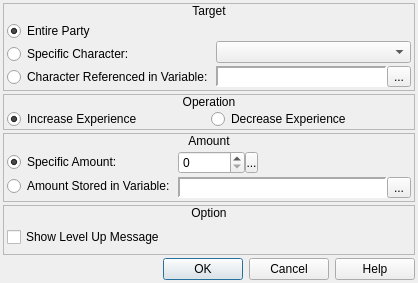
<?xml version="1.0" encoding="UTF-8"?>
<ui version="4.0">
 <class>ConfigureEvent_ChangeExperiencePoints</class>
 <widget class="QDialog" name="ConfigureEvent_ChangeExperiencePoints">
  <property name="geometry">
   <rect>
    <x>0</x>
    <y>0</y>
    <width>418</width>
    <height>283</height>
   </rect>
  </property>
  <property name="windowTitle">
   <string>Change Experience Points</string>
  </property>
  <property name="windowIcon">
   <iconset resource="gui_icons.qrc">
    <normaloff>:/icons/openrpgmaker.png</normaloff>:/icons/openrpgmaker.png</iconset>
  </property>
  <property name="styleSheet">
   <string notr="true">.QFrame
{
	border-width: 1px;
	border-style: solid;
	border-color: palette(window-text);
}

.QFrame&gt;QLabel
{
	border-width: 0px;
	background-color: palette(window-text);
	color: palette(window);
	font-weight: bold;
}

.QFrame&gt;QCheckBox
{
	background-color: palette(window-text);
	border-width: 0px;
	border-style: none;
	color: palette(window);
	spacing: 3px;
	font-weight: bold;
	padding: 0px 0px 0px 3px;
}

.QFrame&gt;QCheckBox::indicator
{
	min-width: 8px;
	max-width: 8px;
	min-height: 8px;
	max-height: 8px;
	width: 8px;
	height: 8px;
	border-width: 2px;
	border-radius: 0px;
	border-style: ridge;
	border-color: palette(mid);
}

.QFrame&gt;QCheckBox::indicator:unchecked
{
	background-color: palette(base);
}

.QFrame&gt;QCheckBox::indicator:checked
{
	background-color: palette(window-text);
}

.QFrame&gt;QCheckBox::indicator:hover
{
	border-color: palette(highlight);
}</string>
  </property>
  <layout class="QVBoxLayout" name="verticalLayout_4">
   <property name="spacing">
    <number>3</number>
   </property>
   <property name="margin">
    <number>3</number>
   </property>
   <item>
    <widget class="QFrame" name="frame">
     <property name="sizePolicy">
      <sizepolicy hsizetype="Preferred" vsizetype="Fixed">
       <horstretch>0</horstretch>
       <verstretch>0</verstretch>
      </sizepolicy>
     </property>
     <property name="frameShape">
      <enum>QFrame::StyledPanel</enum>
     </property>
     <property name="frameShadow">
      <enum>QFrame::Raised</enum>
     </property>
     <layout class="QVBoxLayout" name="verticalLayout">
      <property name="spacing">
       <number>0</number>
      </property>
      <property name="margin">
       <number>0</number>
      </property>
      <item>
       <widget class="QLabel" name="label">
        <property name="sizePolicy">
         <sizepolicy hsizetype="Preferred" vsizetype="Fixed">
          <horstretch>0</horstretch>
          <verstretch>0</verstretch>
         </sizepolicy>
        </property>
        <property name="text">
         <string>Target</string>
        </property>
        <property name="alignment">
         <set>Qt::AlignCenter</set>
        </property>
       </widget>
      </item>
      <item>
       <widget class="QWidget" name="widget" native="true">
        <layout class="QHBoxLayout" name="horizontalLayout">
         <property name="spacing">
          <number>3</number>
         </property>
         <property name="margin">
          <number>3</number>
         </property>
         <item>
          <widget class="QWidget" name="widget_11" native="true">
           <layout class="QVBoxLayout" name="verticalLayout_2">
            <property name="spacing">
             <number>3</number>
            </property>
            <property name="margin">
             <number>0</number>
            </property>
            <item>
             <widget class="QRadioButton" name="rbEntireParty">
              <property name="text">
               <string>Entire Party</string>
              </property>
              <property name="checked">
               <bool>true</bool>
              </property>
             </widget>
            </item>
            <item>
             <widget class="QRadioButton" name="rbSpecificCharacter">
              <property name="text">
               <string>Specific Character:</string>
              </property>
             </widget>
            </item>
            <item>
             <widget class="QRadioButton" name="rbReferencedCharacter">
              <property name="text">
               <string>Character Referenced in Variable:</string>
              </property>
             </widget>
            </item>
           </layout>
          </widget>
         </item>
         <item>
          <widget class="QWidget" name="widget_2" native="true">
           <layout class="QVBoxLayout" name="verticalLayout_3">
            <property name="spacing">
             <number>3</number>
            </property>
            <property name="margin">
             <number>0</number>
            </property>
            <item>
             <widget class="QWidget" name="widget_3" native="true"/>
            </item>
            <item>
             <widget class="QComboBox" name="cboxCharacters"/>
            </item>
            <item>
             <widget class="QWidget" name="wCharacterVariable" native="true">
              <layout class="QHBoxLayout" name="horizontalLayout_36">
               <property name="spacing">
                <number>0</number>
               </property>
               <property name="margin">
                <number>0</number>
               </property>
               <item>
                <widget class="QLabel" name="lblCharacterVariable">
                 <property name="sizePolicy">
                  <sizepolicy hsizetype="Preferred" vsizetype="Preferred">
                   <horstretch>0</horstretch>
                   <verstretch>0</verstretch>
                  </sizepolicy>
                 </property>
                 <property name="minimumSize">
                  <size>
                   <width>150</width>
                   <height>0</height>
                  </size>
                 </property>
                 <property name="font">
                  <font>
                   <family>Monospace</family>
                  </font>
                 </property>
                 <property name="styleSheet">
                  <string notr="true">background-color: palette(base);</string>
                 </property>
                 <property name="frameShape">
                  <enum>QFrame::Panel</enum>
                 </property>
                 <property name="frameShadow">
                  <enum>QFrame::Sunken</enum>
                 </property>
                 <property name="lineWidth">
                  <number>2</number>
                 </property>
                 <property name="text">
                  <string/>
                 </property>
                </widget>
               </item>
               <item>
                <widget class="QToolButton" name="bBrowseCharacterVariables">
                 <property name="text">
                  <string>...</string>
                 </property>
                 <property name="icon">
                  <iconset resource="gui_icons.qrc">
                   <normaloff>:/icons/fileopen.png</normaloff>:/icons/fileopen.png</iconset>
                 </property>
                </widget>
               </item>
              </layout>
             </widget>
            </item>
           </layout>
          </widget>
         </item>
        </layout>
       </widget>
      </item>
     </layout>
    </widget>
   </item>
   <item>
    <widget class="QFrame" name="frame_3">
     <property name="sizePolicy">
      <sizepolicy hsizetype="Preferred" vsizetype="Fixed">
       <horstretch>0</horstretch>
       <verstretch>0</verstretch>
      </sizepolicy>
     </property>
     <property name="frameShape">
      <enum>QFrame::StyledPanel</enum>
     </property>
     <property name="frameShadow">
      <enum>QFrame::Raised</enum>
     </property>
     <layout class="QVBoxLayout" name="verticalLayout_8">
      <property name="spacing">
       <number>0</number>
      </property>
      <property name="margin">
       <number>0</number>
      </property>
      <item>
       <widget class="QLabel" name="label_3">
        <property name="sizePolicy">
         <sizepolicy hsizetype="Preferred" vsizetype="Fixed">
          <horstretch>0</horstretch>
          <verstretch>0</verstretch>
         </sizepolicy>
        </property>
        <property name="text">
         <string>Operation</string>
        </property>
        <property name="alignment">
         <set>Qt::AlignCenter</set>
        </property>
       </widget>
      </item>
      <item>
       <widget class="QWidget" name="widget_4" native="true">
        <layout class="QHBoxLayout" name="horizontalLayout_2">
         <property name="spacing">
          <number>3</number>
         </property>
         <property name="leftMargin">
          <number>3</number>
         </property>
         <property name="topMargin">
          <number>0</number>
         </property>
         <property name="rightMargin">
          <number>3</number>
         </property>
         <property name="bottomMargin">
          <number>0</number>
         </property>
         <item>
          <widget class="QRadioButton" name="rbIncreaseExperience">
           <property name="text">
            <string>Increase Experience</string>
           </property>
           <property name="checked">
            <bool>true</bool>
           </property>
          </widget>
         </item>
         <item>
          <widget class="QRadioButton" name="rbDecreaseExperience">
           <property name="text">
            <string>Decrease Experience</string>
           </property>
          </widget>
         </item>
        </layout>
       </widget>
      </item>
     </layout>
    </widget>
   </item>
   <item>
    <widget class="QFrame" name="frame_5">
     <property name="sizePolicy">
      <sizepolicy hsizetype="Preferred" vsizetype="Fixed">
       <horstretch>0</horstretch>
       <verstretch>0</verstretch>
      </sizepolicy>
     </property>
     <property name="frameShape">
      <enum>QFrame::StyledPanel</enum>
     </property>
     <property name="frameShadow">
      <enum>QFrame::Raised</enum>
     </property>
     <layout class="QVBoxLayout" name="verticalLayout_9">
      <property name="spacing">
       <number>0</number>
      </property>
      <property name="margin">
       <number>0</number>
      </property>
      <item>
       <widget class="QLabel" name="label_4">
        <property name="sizePolicy">
         <sizepolicy hsizetype="Preferred" vsizetype="Fixed">
          <horstretch>0</horstretch>
          <verstretch>0</verstretch>
         </sizepolicy>
        </property>
        <property name="text">
         <string>Amount</string>
        </property>
        <property name="alignment">
         <set>Qt::AlignCenter</set>
        </property>
       </widget>
      </item>
      <item>
       <widget class="QWidget" name="widget_5" native="true">
        <layout class="QHBoxLayout" name="horizontalLayout_5">
         <property name="spacing">
          <number>3</number>
         </property>
         <property name="margin">
          <number>3</number>
         </property>
         <item>
          <widget class="QWidget" name="widget_7" native="true">
           <property name="sizePolicy">
            <sizepolicy hsizetype="Fixed" vsizetype="Preferred">
             <horstretch>0</horstretch>
             <verstretch>0</verstretch>
            </sizepolicy>
           </property>
           <layout class="QVBoxLayout" name="verticalLayout_11">
            <property name="spacing">
             <number>3</number>
            </property>
            <property name="margin">
             <number>0</number>
            </property>
            <item>
             <widget class="QRadioButton" name="rbSpecificAmount">
              <property name="sizePolicy">
               <sizepolicy hsizetype="Fixed" vsizetype="Fixed">
                <horstretch>0</horstretch>
                <verstretch>0</verstretch>
               </sizepolicy>
              </property>
              <property name="text">
               <string>Specific Amount:</string>
              </property>
              <property name="checked">
               <bool>true</bool>
              </property>
             </widget>
            </item>
            <item>
             <widget class="QRadioButton" name="rbStoredAmount">
              <property name="sizePolicy">
               <sizepolicy hsizetype="Fixed" vsizetype="Fixed">
                <horstretch>0</horstretch>
                <verstretch>0</verstretch>
               </sizepolicy>
              </property>
              <property name="text">
               <string>Amount Stored in Variable:</string>
              </property>
             </widget>
            </item>
           </layout>
          </widget>
         </item>
         <item>
          <widget class="QWidget" name="widget_12" native="true">
           <layout class="QVBoxLayout" name="verticalLayout_10">
            <property name="spacing">
             <number>3</number>
            </property>
            <property name="margin">
             <number>0</number>
            </property>
            <item>
             <widget class="QWidget" name="wAmount" native="true">
              <property name="sizePolicy">
               <sizepolicy hsizetype="Fixed" vsizetype="Fixed">
                <horstretch>0</horstretch>
                <verstretch>0</verstretch>
               </sizepolicy>
              </property>
              <layout class="QHBoxLayout" name="horizontalLayout_6">
               <property name="spacing">
                <number>0</number>
               </property>
               <property name="margin">
                <number>0</number>
               </property>
               <item>
                <widget class="QSpinBox" name="sbAmount">
                 <property name="sizePolicy">
                  <sizepolicy hsizetype="Preferred" vsizetype="Fixed">
                   <horstretch>0</horstretch>
                   <verstretch>0</verstretch>
                  </sizepolicy>
                 </property>
                 <property name="accelerated">
                  <bool>true</bool>
                 </property>
                 <property name="maximum">
                  <number>9999999</number>
                 </property>
                </widget>
               </item>
               <item>
                <widget class="SpinBoxSideButton" name="bAmountSideButton">
                 <property name="minimumSize">
                  <size>
                   <width>13</width>
                   <height>21</height>
                  </size>
                 </property>
                 <property name="maximumSize">
                  <size>
                   <width>13</width>
                   <height>21</height>
                  </size>
                 </property>
                 <property name="text">
                  <string>...</string>
                 </property>
                 <property name="icon">
                  <iconset resource="gui_icons.qrc">
                   <normaloff>:/icons/spinBoxSideButton.png</normaloff>:/icons/spinBoxSideButton.png</iconset>
                 </property>
                 <property name="iconSize">
                  <size>
                   <width>8</width>
                   <height>16</height>
                  </size>
                 </property>
                </widget>
               </item>
              </layout>
             </widget>
            </item>
            <item>
             <widget class="QWidget" name="wAmountVariable" native="true">
              <property name="sizePolicy">
               <sizepolicy hsizetype="Preferred" vsizetype="Fixed">
                <horstretch>0</horstretch>
                <verstretch>0</verstretch>
               </sizepolicy>
              </property>
              <layout class="QHBoxLayout" name="horizontalLayout_37">
               <property name="spacing">
                <number>0</number>
               </property>
               <property name="margin">
                <number>0</number>
               </property>
               <item>
                <widget class="QLabel" name="lblAmountVariable">
                 <property name="sizePolicy">
                  <sizepolicy hsizetype="Preferred" vsizetype="Preferred">
                   <horstretch>0</horstretch>
                   <verstretch>0</verstretch>
                  </sizepolicy>
                 </property>
                 <property name="minimumSize">
                  <size>
                   <width>150</width>
                   <height>0</height>
                  </size>
                 </property>
                 <property name="font">
                  <font>
                   <family>Monospace</family>
                  </font>
                 </property>
                 <property name="styleSheet">
                  <string notr="true">background-color: palette(base);</string>
                 </property>
                 <property name="frameShape">
                  <enum>QFrame::Panel</enum>
                 </property>
                 <property name="frameShadow">
                  <enum>QFrame::Sunken</enum>
                 </property>
                 <property name="lineWidth">
                  <number>2</number>
                 </property>
                 <property name="text">
                  <string/>
                 </property>
                </widget>
               </item>
               <item>
                <widget class="QToolButton" name="bBrowseAmountVariables">
                 <property name="text">
                  <string>...</string>
                 </property>
                 <property name="icon">
                  <iconset resource="gui_icons.qrc">
                   <normaloff>:/icons/fileopen.png</normaloff>:/icons/fileopen.png</iconset>
                 </property>
                </widget>
               </item>
              </layout>
             </widget>
            </item>
           </layout>
          </widget>
         </item>
        </layout>
       </widget>
      </item>
     </layout>
    </widget>
   </item>
   <item>
    <widget class="QFrame" name="frmOption">
     <property name="frameShape">
      <enum>QFrame::StyledPanel</enum>
     </property>
     <property name="frameShadow">
      <enum>QFrame::Raised</enum>
     </property>
     <layout class="QVBoxLayout" name="verticalLayout_5">
      <property name="spacing">
       <number>0</number>
      </property>
      <property name="margin">
       <number>0</number>
      </property>
      <item>
       <widget class="QLabel" name="label_2">
        <property name="sizePolicy">
         <sizepolicy hsizetype="Preferred" vsizetype="Fixed">
          <horstretch>0</horstretch>
          <verstretch>0</verstretch>
         </sizepolicy>
        </property>
        <property name="text">
         <string>Option</string>
        </property>
        <property name="alignment">
         <set>Qt::AlignCenter</set>
        </property>
       </widget>
      </item>
      <item>
       <widget class="QWidget" name="widget_6" native="true">
        <layout class="QHBoxLayout" name="horizontalLayout_3">
         <property name="spacing">
          <number>0</number>
         </property>
         <property name="leftMargin">
          <number>3</number>
         </property>
         <property name="topMargin">
          <number>0</number>
         </property>
         <property name="rightMargin">
          <number>3</number>
         </property>
         <property name="bottomMargin">
          <number>0</number>
         </property>
         <item>
          <widget class="QCheckBox" name="cbShowLevelUpMessage">
           <property name="text">
            <string>Show Level Up Message</string>
           </property>
          </widget>
         </item>
        </layout>
       </widget>
      </item>
     </layout>
    </widget>
   </item>
   <item>
    <widget class="QDialogButtonBox" name="buttonBox">
     <property name="orientation">
      <enum>Qt::Horizontal</enum>
     </property>
     <property name="standardButtons">
      <set>QDialogButtonBox::Cancel|QDialogButtonBox::Help|QDialogButtonBox::Ok</set>
     </property>
    </widget>
   </item>
  </layout>
 </widget>
 <customwidgets>
  <customwidget>
   <class>SpinBoxSideButton</class>
   <extends>QToolButton</extends>
   <header>spinboxsidebutton.h</header>
  </customwidget>
 </customwidgets>
 <resources>
  <include location="gui_icons.qrc"/>
 </resources>
 <connections>
  <connection>
   <sender>buttonBox</sender>
   <signal>accepted()</signal>
   <receiver>ConfigureEvent_ChangeExperiencePoints</receiver>
   <slot>accept()</slot>
   <hints>
    <hint type="sourcelabel">
     <x>248</x>
     <y>254</y>
    </hint>
    <hint type="destinationlabel">
     <x>157</x>
     <y>274</y>
    </hint>
   </hints>
  </connection>
  <connection>
   <sender>buttonBox</sender>
   <signal>rejected()</signal>
   <receiver>ConfigureEvent_ChangeExperiencePoints</receiver>
   <slot>reject()</slot>
   <hints>
    <hint type="sourcelabel">
     <x>316</x>
     <y>260</y>
    </hint>
    <hint type="destinationlabel">
     <x>286</x>
     <y>274</y>
    </hint>
   </hints>
  </connection>
 </connections>
</ui>
